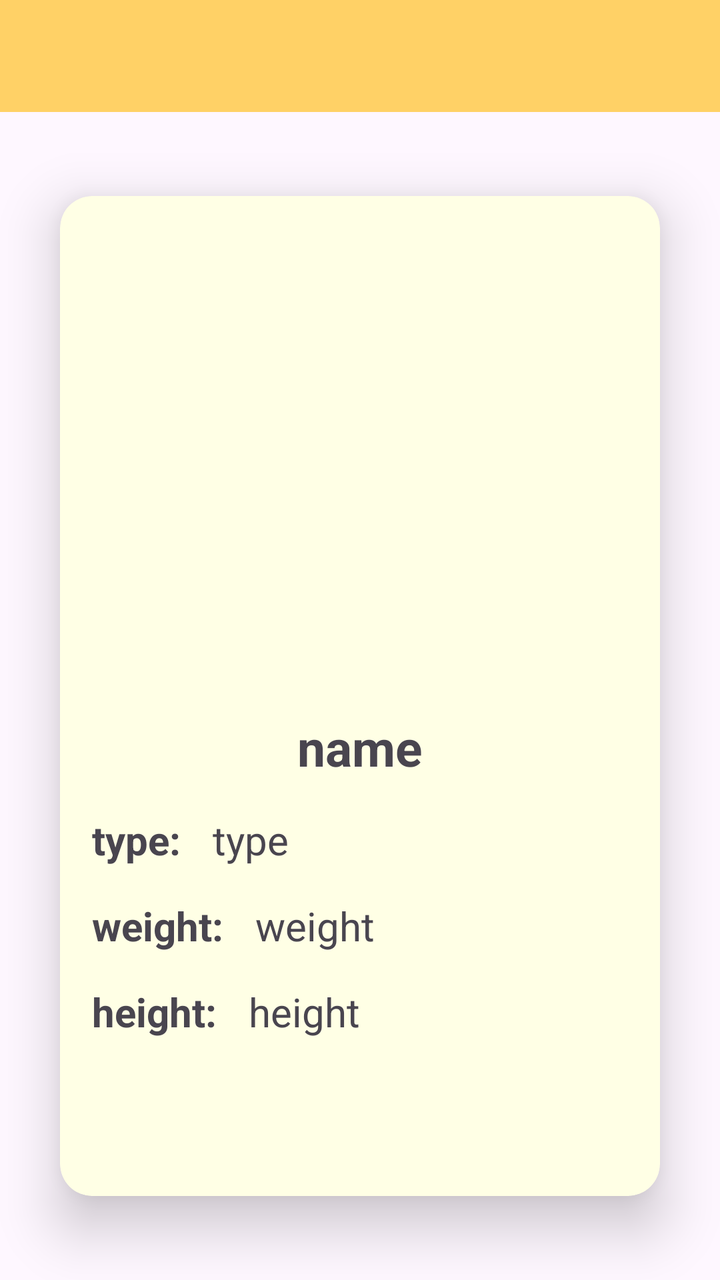
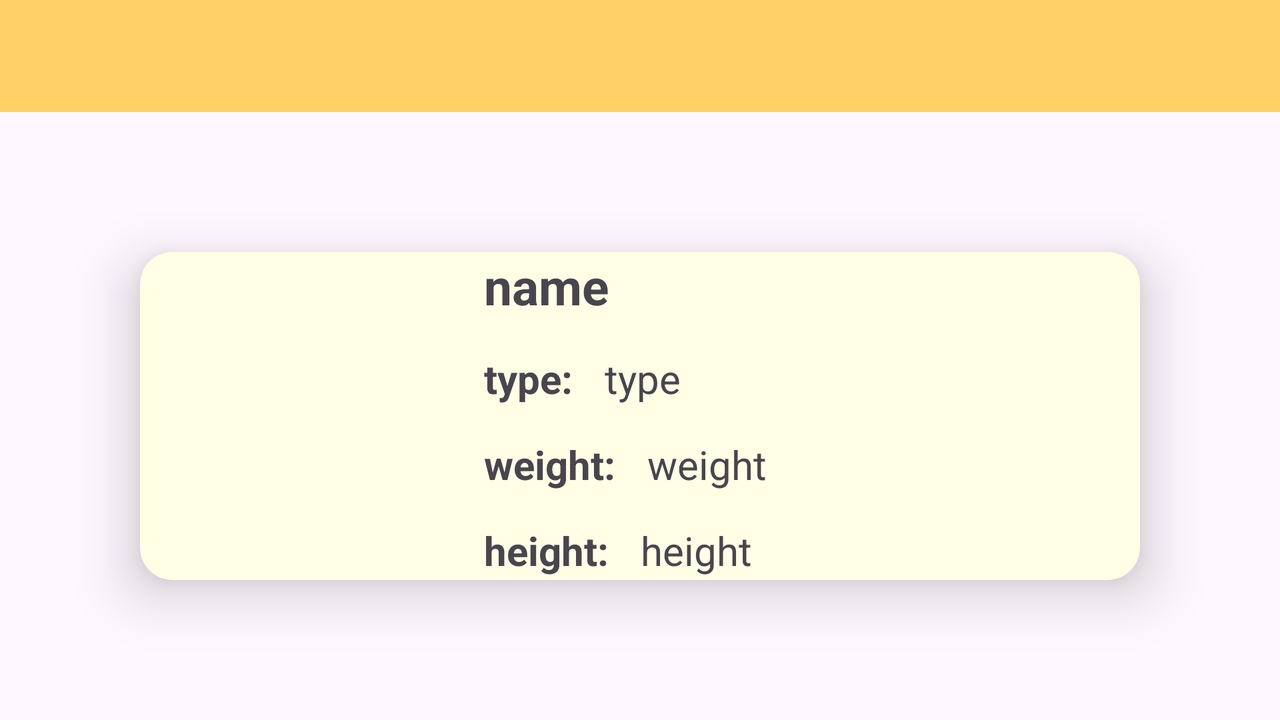

First picture: res/layout/ on a phone held upright. Second picture: the repository's own variant of that layout, on a device whose configuration matches the variant's folder. Source for both follows.
<!-- AndroidManifest.xml: application theme Theme.PokemonApp -->
<!-- res/layout/fragment_detail_pokemon.xml -->
<?xml version="1.0" encoding="utf-8"?>
<androidx.constraintlayout.widget.ConstraintLayout xmlns:android="http://schemas.android.com/apk/res/android"
    xmlns:app="http://schemas.android.com/apk/res-auto"
    xmlns:tools="http://schemas.android.com/tools"
    android:layout_width="match_parent"
    android:layout_height="match_parent"
    android:orientation="vertical">

    <androidx.appcompat.widget.Toolbar
        android:id="@+id/toolbar"
        style="@style/Widget.MaterialComponents.Toolbar.Primary"
        android:layout_width="match_parent"
        android:layout_height="wrap_content"
        android:background="@color/primaryColor"
        app:layout_constraintTop_toTopOf="parent"
        tools:layout_editor_absoluteX="16dp" />


    <androidx.cardview.widget.CardView
        android:id="@+id/card_view"
        android:layout_width="300dp"
        android:layout_height="500dp"
        android:layout_gravity="center"
        app:cardBackgroundColor="@color/background"
        app:cardCornerRadius="16dp"
        app:cardElevation="16dp"

        app:layout_constraintBottom_toBottomOf="parent"
        app:layout_constraintEnd_toEndOf="parent"
        app:layout_constraintStart_toStartOf="parent"
        app:layout_constraintTop_toBottomOf="@+id/toolbar">


        <androidx.constraintlayout.widget.ConstraintLayout
            android:layout_width="match_parent"
            android:layout_height="wrap_content"
            android:layout_gravity="center">

            <ImageView
                android:id="@+id/imageView"
                android:layout_width="164dp"
                android:layout_height="164dp"
                android:layout_marginTop="16dp"
                app:layout_constraintEnd_toEndOf="parent"
                app:layout_constraintStart_toStartOf="parent"
                app:layout_constraintTop_toTopOf="parent"
                tools:srcCompat="@tools:sample/avatars" />

            <TextView
                android:id="@+id/name"
                android:layout_width="wrap_content"
                android:layout_height="wrap_content"
                android:gravity="center"
                android:singleLine="false"
                android:textSize="25sp"
                android:textStyle="bold"
                app:layout_constraintEnd_toEndOf="@+id/imageView"
                app:layout_constraintStart_toStartOf="@+id/imageView"
                app:layout_constraintTop_toBottomOf="@+id/imageView"
                tools:text="name" />


            <TextView
                android:id="@+id/type_title"
                android:layout_width="wrap_content"
                android:layout_height="wrap_content"
                android:layout_marginStart="16dp"
                android:layout_marginTop="16dp"
                android:gravity="start"
                android:singleLine="false"
                android:text="@string/type"
                android:textSize="20sp"
                android:textStyle="bold"
                app:layout_constraintStart_toStartOf="parent"
                app:layout_constraintTop_toBottomOf="@+id/name" />

            <TextView
                android:id="@+id/type"
                android:layout_width="wrap_content"
                android:layout_height="wrap_content"
                android:layout_marginStart="16dp"
                android:gravity="start"
                android:singleLine="false"
                android:textSize="20sp"
                app:layout_constraintStart_toEndOf="@+id/type_title"
                app:layout_constraintTop_toTopOf="@+id/type_title"
                tools:text="type" />

            <TextView
                android:id="@+id/weight_title"
                android:layout_width="wrap_content"
                android:layout_height="wrap_content"
                android:layout_marginTop="16dp"
                android:gravity="center"
                android:text="@string/weight"
                android:textSize="20sp"
                android:textStyle="bold"
                app:layout_constraintStart_toStartOf="@+id/type_title"
                app:layout_constraintTop_toBottomOf="@+id/type_title" />

            <TextView
                android:id="@+id/weight"
                android:layout_width="wrap_content"
                android:layout_height="wrap_content"
                android:layout_marginStart="16dp"
                android:gravity="start"
                android:textSize="20sp"
                app:layout_constraintStart_toEndOf="@+id/weight_title"
                app:layout_constraintTop_toTopOf="@+id/weight_title"
                tools:text="weight" />

            <TextView
                android:id="@+id/height_title"
                android:layout_width="wrap_content"
                android:layout_height="wrap_content"
                android:layout_marginTop="16dp"
                android:gravity="center"
                android:singleLine="false"
                android:text="@string/height"
                android:textSize="20sp"
                android:textStyle="bold"
                app:layout_constraintStart_toStartOf="@+id/weight_title"
                app:layout_constraintTop_toBottomOf="@+id/weight_title" />

            <TextView
                android:id="@+id/height"
                android:layout_width="wrap_content"
                android:layout_height="wrap_content"
                android:layout_marginStart="16dp"
                android:gravity="center"
                android:singleLine="false"
                android:textSize="20sp"
                app:layout_constraintStart_toEndOf="@+id/height_title"
                app:layout_constraintTop_toTopOf="@+id/height_title"
                tools:text="height" />

        </androidx.constraintlayout.widget.ConstraintLayout>
    </androidx.cardview.widget.CardView>

    <ProgressBar
        android:id="@+id/paginationProgressBar"
        style="?attr/progressBarStyle"
        android:layout_width="43dp"
        android:layout_height="51dp"
        android:layout_marginBottom="8dp"
        android:background="@android:color/transparent"
        android:visibility="invisible"
        app:layout_constraintBottom_toBottomOf="parent"
        app:layout_constraintEnd_toEndOf="parent"
        app:layout_constraintStart_toStartOf="parent" />

</androidx.constraintlayout.widget.ConstraintLayout>
<!-- resources referenced by this layout -->
<resources>
  <color name="background">#FFFFE5</color>
  <color name="primaryColor">#FFD166</color>
  <string name="height">height:</string>
  <string name="type">type:</string>
  <string name="weight">weight:</string>
  <style name="Theme.PokemonApp" parent="Base.Theme.PokemonApp" />
  <style name="Base.Theme.PokemonApp" parent="Theme.Material3.DayNight.NoActionBar">
          
          
      </style>
</resources>
<!-- res/layout-land/fragment_detail_pokemon.xml (the repository's variant of the layout above) -->
<!-- drawn on the phone turned sideways -->
<?xml version="1.0" encoding="utf-8"?>
<androidx.constraintlayout.widget.ConstraintLayout xmlns:android="http://schemas.android.com/apk/res/android"
    xmlns:app="http://schemas.android.com/apk/res-auto"
    xmlns:tools="http://schemas.android.com/tools"
    android:layout_width="match_parent"
    android:layout_height="match_parent"
    android:orientation="horizontal">

    <androidx.appcompat.widget.Toolbar
        android:id="@+id/toolbar"
        style="@style/Widget.MaterialComponents.Toolbar.Primary"
        android:layout_width="match_parent"
        android:layout_height="wrap_content"
        android:background="@color/primaryColor"
        app:layout_constraintTop_toTopOf="parent"
        tools:layout_editor_absoluteX="16dp" />

    <androidx.cardview.widget.CardView
        android:id="@+id/card_view"
        android:layout_width="500dp"
        android:layout_height="wrap_content"
        android:layout_gravity="center"
        app:cardCornerRadius="16dp"
        app:cardElevation="16dp"
        app:cardBackgroundColor="@color/background"
        app:layout_constraintBottom_toBottomOf="parent"
        app:layout_constraintEnd_toEndOf="parent"
        app:layout_constraintStart_toStartOf="parent"
        app:layout_constraintTop_toBottomOf="@+id/toolbar">

        <androidx.constraintlayout.widget.ConstraintLayout
            android:layout_width="match_parent"
            android:layout_height="wrap_content"
            android:layout_gravity="center">

            <ImageView
                android:id="@+id/imageView"
                android:layout_width="164dp"
                android:layout_height="164dp"
                app:layout_constraintBottom_toBottomOf="parent"
                app:layout_constraintStart_toStartOf="parent"
                app:layout_constraintTop_toTopOf="parent"
                tools:srcCompat="@tools:sample/avatars" />

            <TextView
                android:id="@+id/name"
                android:layout_width="wrap_content"
                android:layout_height="wrap_content"
                android:layout_marginStart="8dp"
                android:gravity="center"
                android:singleLine="false"
                android:textSize="25sp"
                android:textStyle="bold"
                app:layout_constraintBottom_toTopOf="@+id/type_title"
                app:layout_constraintStart_toEndOf="@+id/imageView"
                app:layout_constraintTop_toTopOf="@+id/imageView"
                tools:text="name" />

            <TextView
                android:id="@+id/type_title"
                android:layout_width="wrap_content"
                android:layout_height="wrap_content"
                android:layout_marginStart="8dp"
                android:layout_marginTop="16dp"
                android:gravity="start"
                android:singleLine="false"
                android:text="@string/type"
                android:textSize="20sp"
                android:textStyle="bold"
                app:layout_constraintStart_toEndOf="@+id/imageView"
                app:layout_constraintTop_toBottomOf="@+id/name" />

            <TextView
                android:id="@+id/type"
                android:layout_width="wrap_content"
                android:layout_height="wrap_content"
                android:layout_marginStart="16dp"
                android:gravity="start"
                android:singleLine="false"
                android:textSize="20sp"
                app:layout_constraintStart_toEndOf="@+id/type_title"
                app:layout_constraintTop_toTopOf="@+id/type_title"
                tools:text="type" />

            <TextView
                android:id="@+id/weight_title"
                android:layout_width="wrap_content"
                android:layout_height="wrap_content"
                android:layout_marginStart="8dp"
                android:layout_marginTop="16dp"
                android:gravity="center"
                android:text="@string/weight"
                android:textSize="20sp"
                android:textStyle="bold"
                app:layout_constraintStart_toEndOf="@+id/imageView"
                app:layout_constraintTop_toBottomOf="@+id/type" />

            <TextView
                android:id="@+id/weight"
                android:layout_width="wrap_content"
                android:layout_height="wrap_content"
                android:layout_marginStart="16dp"
                android:gravity="start"
                android:textSize="20sp"
                app:layout_constraintStart_toEndOf="@+id/weight_title"
                app:layout_constraintTop_toTopOf="@+id/weight_title"
                tools:text="weight" />

            <TextView
                android:id="@+id/height_title"
                android:layout_width="wrap_content"
                android:layout_height="wrap_content"
                android:layout_marginStart="8dp"
                android:layout_marginTop="16dp"
                android:gravity="center"
                android:singleLine="false"
                android:text="@string/height"
                android:textSize="20sp"
                android:textStyle="bold"
                app:layout_constraintStart_toEndOf="@+id/imageView"
                app:layout_constraintTop_toBottomOf="@+id/weight" />

            <TextView
                android:id="@+id/height"
                android:layout_width="wrap_content"
                android:layout_height="wrap_content"
                android:layout_marginStart="16dp"
                android:gravity="center"
                android:singleLine="false"
                android:textSize="20sp"
                app:layout_constraintStart_toEndOf="@+id/height_title"
                app:layout_constraintTop_toTopOf="@+id/height_title"
                tools:text="height" />

        </androidx.constraintlayout.widget.ConstraintLayout>
    </androidx.cardview.widget.CardView>

    <ProgressBar
        android:id="@+id/paginationProgressBar"
        style="?attr/progressBarStyle"
        android:layout_width="43dp"
        android:layout_height="51dp"
        android:layout_marginBottom="8dp"
        android:background="@android:color/transparent"
        android:visibility="invisible"
        app:layout_constraintBottom_toBottomOf="parent"
        app:layout_constraintEnd_toEndOf="parent"
        app:layout_constraintStart_toStartOf="parent" />

</androidx.constraintlayout.widget.ConstraintLayout>
